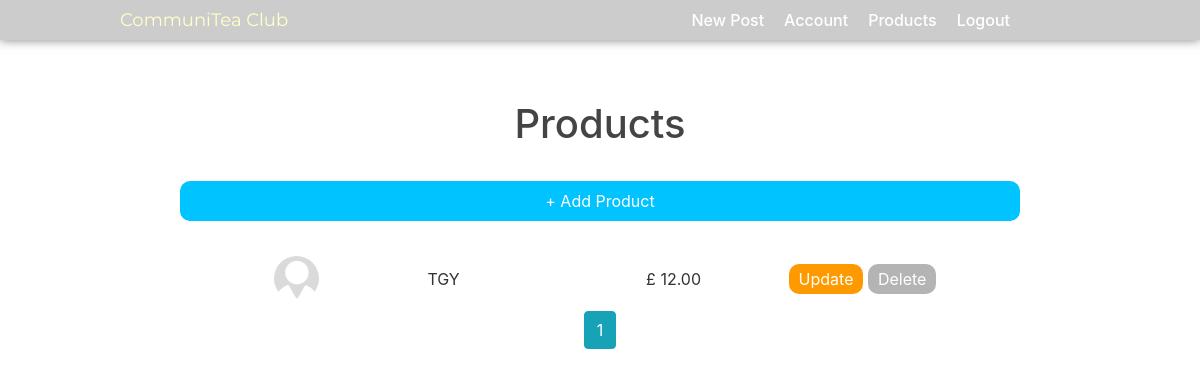
/all_products (signed in), run on an earlier commit of the app's database.
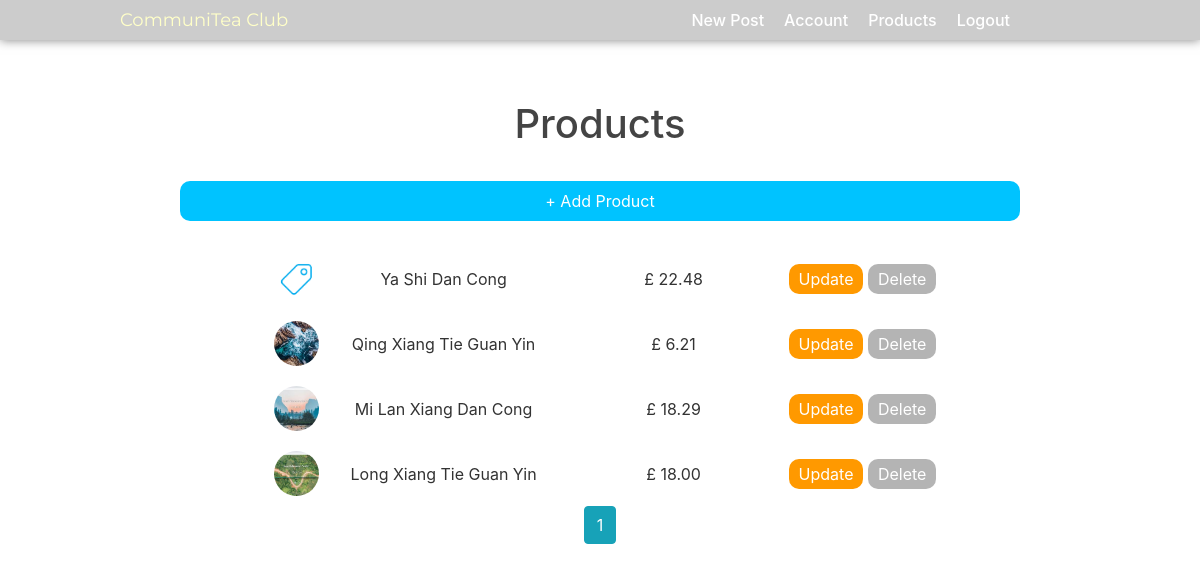
And on a later commit of the database.
### cmsdash/models.py (models this page shows, shortened)
class Product(db.Model):
    id = db.Column(db.Integer, primary_key=True)
    name = db.Column(db.String(120), nullable=False)
    price = db.Column(db.Integer, nullable=False)
    in_stock = db.Column(db.Boolean, nullable=False, default=True)
    description = db.Column(db.Text, nullable=False)
    main_image = db.Column(db.String(20), nullable=False, default='default.png')
    weight = db.Column(db.Integer, nullable=True)

### cmsdash/products/routes.py (the view)
@products.route('/all_products', methods=['GET', 'POST'])
@login_required
def all_products():
    page = request.args.get('page', 1, type=int)
    products = Product.query.order_by(Product.name.desc()).paginate(page=page, per_page=5)
    return render_template('product_dash.html', products=products)

### cmsdash/models.py (called while the page is built)
@login_manager.user_loader
def load_user(user_id):
    return User.query.get(int(user_id))

### cmsdash/templates/product_dash.html (shortened to what this page needs)
{% extends "layout.html" %}
{% block content %}
    <div class="title-div">
        <h1>Products</h1>
        <a href="{{  url_for('products.new_product') }}"><button class="product-btn">+ Add Product</button></a>
    </div>
    {% for product in products.items %}
        <div class="product-container">
            <img class="article-img" src="{{ url_for('static', filename='productpics/'+product.main_image) }}">
            <p>{{product.name}}</p>
            <p>£ {{'%0.2f'|format(product.price|float)}}</p>
            <div>
                <a class="update-btn" href="{{ url_for('products.update_product', product_id=product.id) }}">Update</a>
                <button type="button" class="delete-btn" data-toggle="modal" data-target="#deleteModal-{{product.id}}">Delete</button>
            </div>
        </div>
    {% endfor %}
    <div class="pagination">
    {% for page_num in products.iter_pages(left_edge=1, right_edge=1, left_current=1, right_current=2) %}
        {% if page_num %}
            {% if products.page == page_num %}
                <a class="btn btn-info mb-4" href="{{url_for('main.home', page=page_num)}}">{{page_num}}</a>
            {% else %}
                <a class="btn btn-outline-info mb-4" href="{{url_for('main.home', page=page_num)}}">{{page_num}}</a>
            {% endif %}
        {% else %}
            ...
        {% endif %}
    {% endfor %}
    </div>
{% endblock content %}

### cmsdash/templates/layout.html (shortened to what this page needs)
<!DOCTYPE html>
<html>
<head>
    <link rel="stylesheet" href="https://maxcdn.bootstrapcdn.com/bootstrap/4.0.0/css/bootstrap.min.css">
    <link rel="stylesheet" type="text/css" href="{{ url_for('static', filename='main.css') }}">
    <link href="https://cdnjs.cloudflare.com/ajax/libs/summernote/0.8.12/summernote-lite.css" rel="stylesheet">
</head>
<body>
    <header class="site-header">
        <div class="nav">
            <div class="logo">
                <a href="{{url_for('main.home')}}" class="nav-logo">CommuniTea Club</a>
            </div>
            <div class="user-nav">
                {% if current_user.is_authenticated %}
                    <a class="nav-link" href={{url_for('posts.new_post')}}>New Post</a>
                    <a class="nav-link" href={{url_for('users.account')}}>Account</a>
                    <a class="nav-link" href={{url_for('products.all_products')}}>Products</a>
                    <a class="nav-link" href={{url_for('users.logout')}}>Logout</a>
                {% else %}
                    <a class="nav-link" href={{url_for('users.login')}}>Login</a>
                    <a class="nav-link" href=''>Register</a>
                {% endif %}
            </div>
        </div>
    </header>
    <main >
      <div class="body-container">
            <div class="content-container">
                {% block content %}
                {% endblock %}
            </div>
      </div>
    </main>
</body>
</html>

### cmsdash/static/main.css (style rules this page uses)
html { height:100%; }
body { background: white !important; color: #333333; height:500px;; }
h1, h2, h3, h4, h5, h6 { color: #444444; }
.nav { width:100%; height:40px; background-color:rgba(0,0,0,0.2); align-content:center; position:fixed; top:0; left:0; box-shadow: 0px 0px 10px rgba(0,0,0,0.5); z-index:1000; }
.nav-link { margin:auto 10px; padding:0px; text-decoration; none; color:white; font-weight:500; }
.user-nav { display:flex; margin-left:auto; margin-right:15%; }
.logo { margin-left:10%; font-weight:100 !important; color: black !important; }
.nav-logo { font-weight:400; color: black; padding:0px; text-decoration; none; color:rgb(255,255,200); font-size:18px; font-family: 'Montserrat', sans-serif; }
.content-container { justify-content:center; justify-items:center; margin:0 15%; }
.article-img { height: 45px; width: 45px; margin: 10px; object-fit: cover; border-radius:100px; }
.product-container { display:flex; align-content:center; align-items:center; justify-content: space-between; text-align:center; margin:0px 0%; }
.product-container p { margin:0px 15px; width:200px; }
.product-btn { background-color:#00c3ff; padding:8px 15px; color:white; text-decoration:none; border-radius:10px; border:none; margin:25px 0px; }
.body-container { width:100%; margin-top:100px; }
.pagination { width:100%; justify-content:center; }
.title-div { width:100%; text-align:center; justify-content:center; }
.title-div a button { width:100%; }
.update-btn { padding:5px 10px; background-color:#f90; color:white; text-decoration:none; border-radius:10px; }
.delete-btn { padding:3px 10px; background-color:rgb(180,180,180); color:white; text-decoration:none; border-radius:10px; border:none; }

What changed in the data, as far as the page shows it:
removed Product: main_image (placeholder picture), name "TGY", price "12.00"
added Product: main_image (placeholder picture), name "Ya Shi Dan Cong", price "22.48"
added Product: main_image (picture), name "Qing Xiang Tie Guan Yin", price "6.21"
added Product: main_image (picture), name "Mi Lan Xiang Dan Cong", price "18.29"
added Product: main_image (picture), name "Long Xiang Tie Guan Yin", price "18.00"
